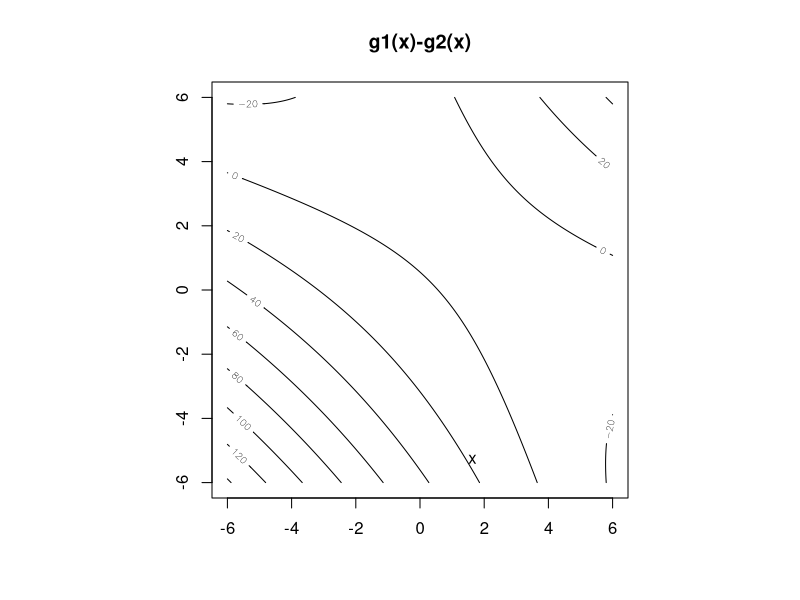
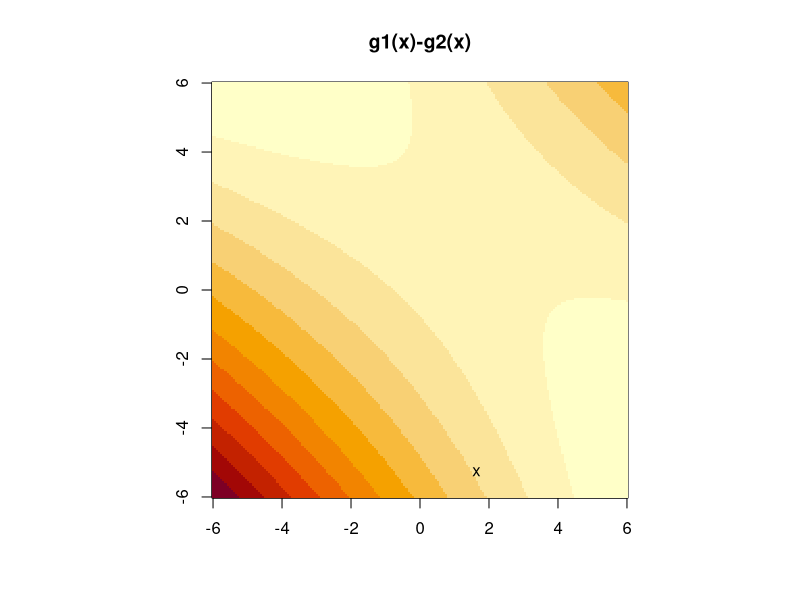

Reproduce these figures in R, in order.

#Q2a
xstar <- runif(2,-6,6)
mu1 <- c(-1,-1)
mu2 <- c(1,1)
cov1<-matrix(c(1,0.2,0.2,1),nrow=2,ncol=2)
covinv1<-solve(cov1)
cov2<-matrix(c(1,-0.7,-0.7,1),nrow=2,ncol=2)
covinv2<-solve(cov2)

#discriminant
discr<- function(x, mu1 = c(-1, -1), mu2 = c(1, 1))
{
  W1<-(-0.5)*covinv1
  W2<-(-0.5)*covinv2
  
  w1<-covinv1%*%mu1
  w2<-covinv2%*%mu2
  
  w10<-(-0.5)*t(mu1)%*%covinv1%*%mu1-0.5*log(abs(det(cov1)))+log(0.5)
  w20<-(-0.5)*t(mu2)%*%covinv2%*%mu2-0.5*log(abs(det(cov2)))+log(0.5)
  
  g1<-t(x)%*%W1%*%x+t(w1)%*%x+w10
  g2<-t(x)%*%W2%*%x+t(w2)%*%x+w20
#   print(g1)
#   print(g2)
  g1-g2
}

xstar
discr(xstar)
discr
l <- 200
x <- seq(-6,6,length=l)
y <- x
gr <- as.matrix(expand.grid(x,y))
score.diff <-apply(gr,1,discr)
par(pty="s")
contour(x,y,matrix(score.diff,l),main="g1(x)-g2(x)")
text(xstar[1],xstar[2],"x")
image(x,y,matrix(score.diff,l),xlab = "",ylab = "",main="g1(x)-g2(x)")
text(xstar[1],xstar[2],"x")



                  
                        
